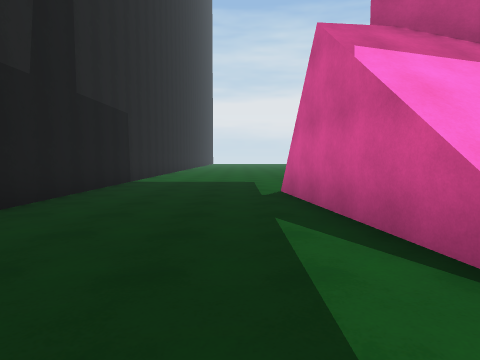
View 1 (above)

21 first-person views from a walk through a 3-D level made in the Unity game engine. The camera is 1.4 m above the floor, tilts 4° down and sees 75° across. The floor is counted in squares, 2 m on a side. Each view is taken from the middle of a square. On the plan, view 1 faces up. The plan holds only what a view shows up to about 10 squares ahead; the rest is blank. The place goes on beyond the plan.

View 2
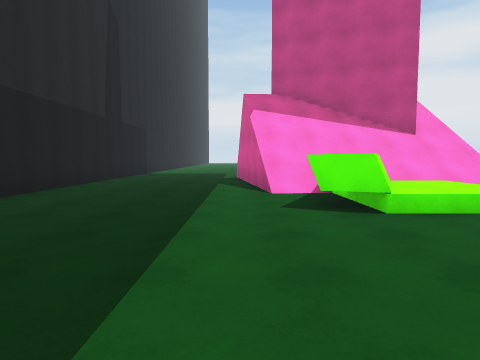

View 3
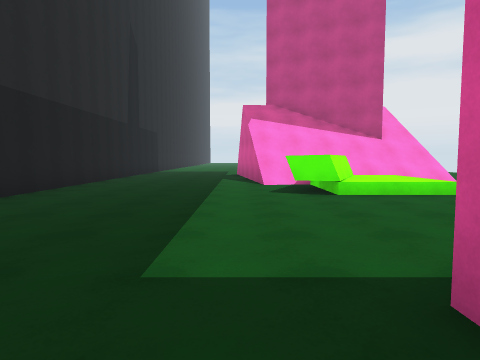

View 4
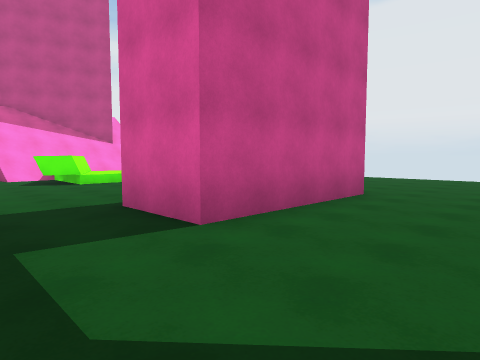

View 5
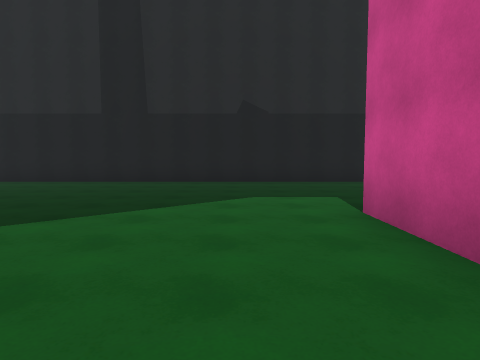

View 6
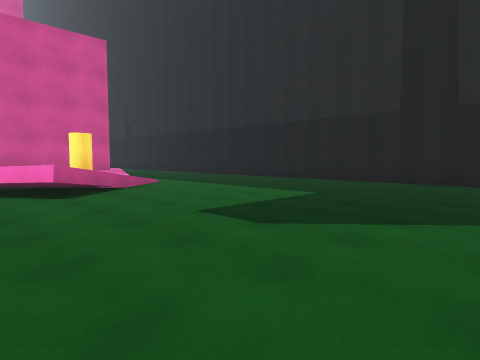

View 7
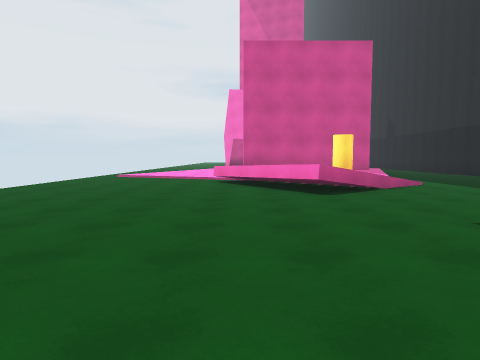

View 8
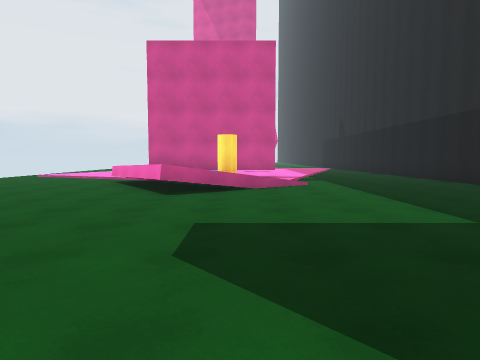

View 9
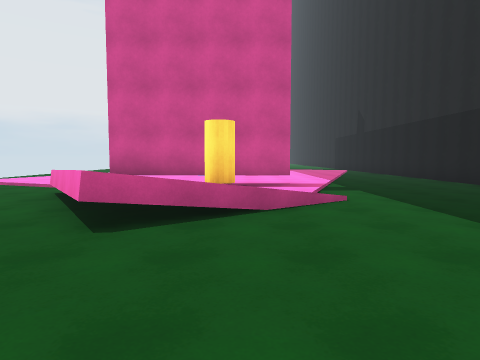

View 10
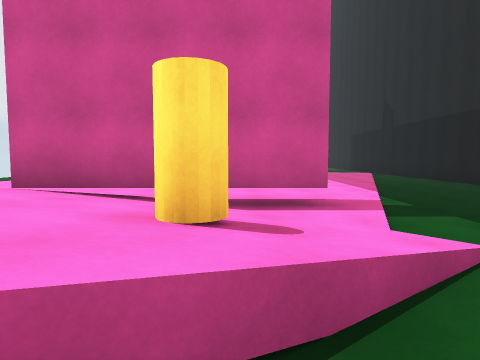

View 11
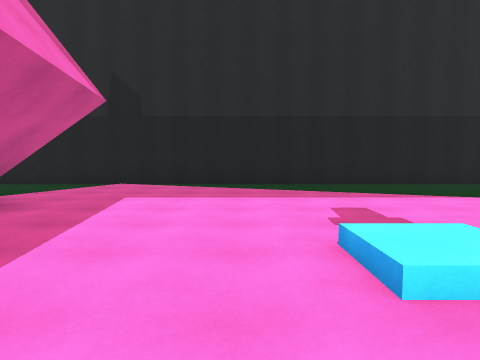

View 12
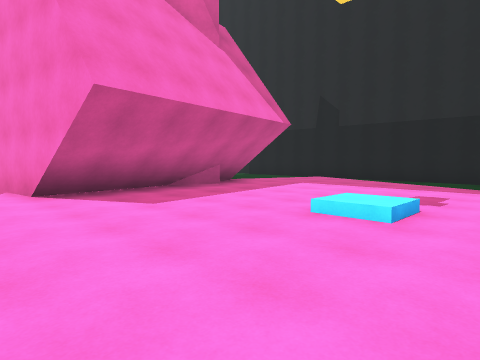

View 13
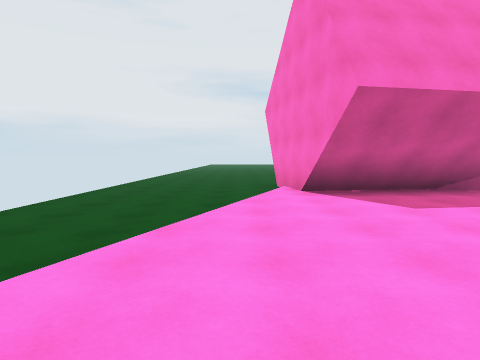

View 14
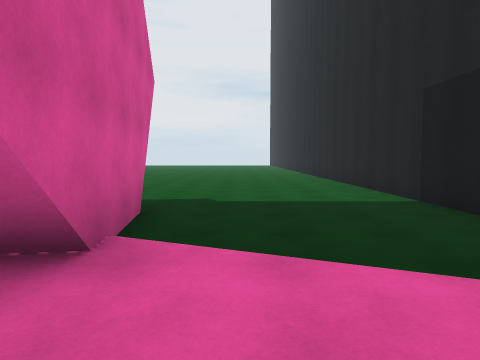

View 15
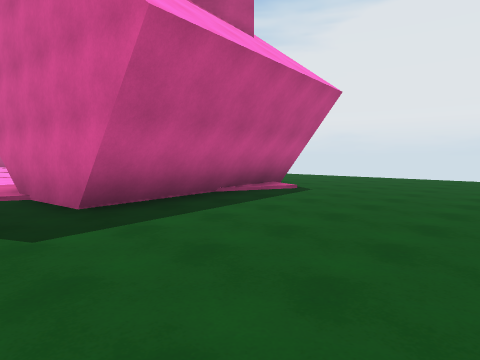

View 16
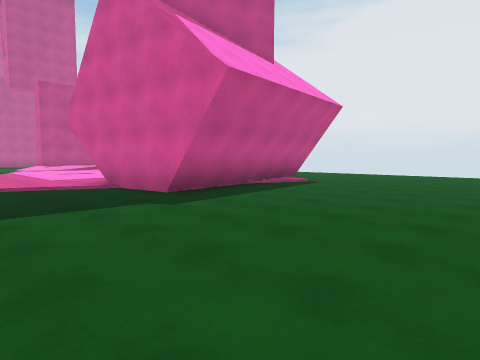

View 17
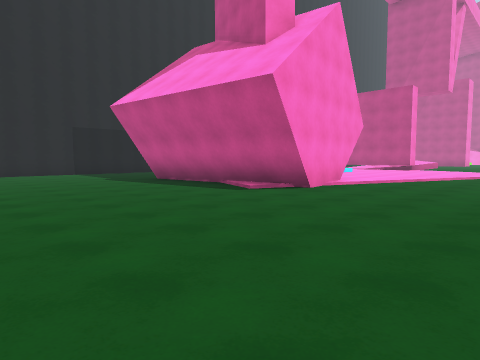

View 18
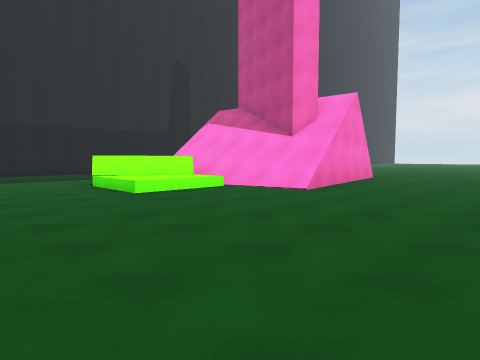

View 19
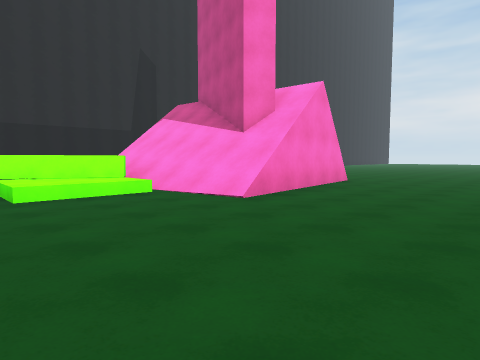

View 20
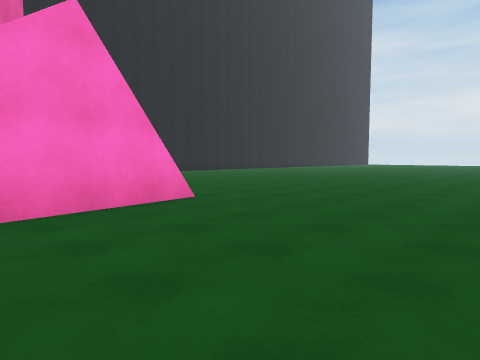

View 21
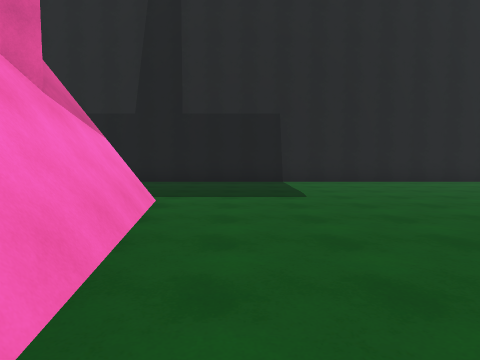

### Floor plan
Key: @ floor where view 1 was taken; # wall or solid block; . main floor; : floor 0.25 m higher than the main floor; + floor 0.75 m higher than the main floor; / step, stairs or slope; = window, fence, low wall or low ledge; ^ raised ledge; C orange cylinder; T thing the floor can be seen under or through.
Columns run from 4 left of view 1 to 11 right of it. Each row starts with its distance up from view 1.
 13 #....     .....
 12 #.....   ......
 11 #..............
 10 #..............
  9 #..............
  8 #...............
  7 #......####.....
  6 #....######.....
  5 #....######.....
  4 #....///####....
  3 #...../////#...
  2 #.....//////....
  1 #......^//......
  0 #...@.^^//......
 -1 #......^//......
 -2  ...............
 -3   ..............
 -4   ......   .....
 -5 #  .....
 -6 #.....#      ..
 -7 #.....#####.....
 -8 #...............
 -9 #..............
-10 #..........
-11 #...........
-12 #............
-13 #.............
-14 #.............
-15 #..............
-16 #.......=.......
-17 #......+//......
-18 #...../C//=.....
-19 #...../////.....
-20 #..../TTTT#/....
-21 #..../::::  :/
-22 #....::::::::::
-23 #.../:::::::::/
-24 #...::::/:::::
-25 #../::::/::::/.
-26 #../:::::::::/..
-27 #..::::::::::...
-28 #./:::::::::/...
-29 #.::::#####:....
-30 #../:######/....
-31 #.....######....
-32 #.....######....
-33 #.....#.........
-34 #...............
-35 #...............
-36 #...............
-37 #...............
-38 #.......   .....

Positions as (right, up) in squares from view 1, and headings:
1: (0, 0), facing up
2: (1, -5), facing up
3: (1, -7), facing up
4: (0, -10), facing up-right
5: (6, -9), facing left
6: (6, -10), facing down-left
7: (6, -10), facing down
8: (3, -10), facing down
9: (3, -13), facing down
10: (3, -16), facing down
11: (6, -26), facing left
12: (8, -23), facing down-left
13: (8, -23), facing down
14: (0, -28), facing down
15: (0, -37), facing up-right
16: (-2, -38), facing up-right
17: (11, -38), facing up-left
18: (11, -4), facing up-left
19: (11, -2), facing up-left
20: (11, 4), facing up-left
21: (6, 8), facing left
